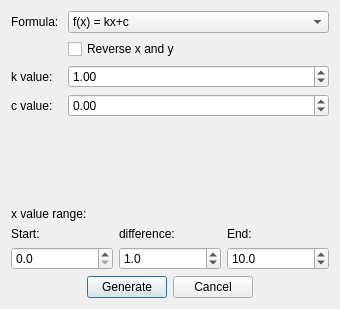
<?xml version="1.0" encoding="UTF-8"?>
<ui version="4.0">
 <class>Dialog</class>
 <widget class="QDialog" name="Dialog">
  <property name="geometry">
   <rect>
    <x>0</x>
    <y>0</y>
    <width>340</width>
    <height>309</height>
   </rect>
  </property>
  <property name="minimumSize">
   <size>
    <width>340</width>
    <height>309</height>
   </size>
  </property>
  <property name="maximumSize">
   <size>
    <width>340</width>
    <height>309</height>
   </size>
  </property>
  <property name="windowTitle">
   <string>Formula ...</string>
  </property>
  <property name="windowIcon">
   <iconset resource="../../../icons.qrc">
    <normaloff>:/icons/PathSolving.png</normaloff>:/icons/PathSolving.png</iconset>
  </property>
  <property name="modal">
   <bool>true</bool>
  </property>
  <layout class="QVBoxLayout" name="verticalLayout_4">
   <item>
    <layout class="QFormLayout" name="formLayout">
     <item row="0" column="1">
      <widget class="QComboBox" name="formula">
       <item>
        <property name="text">
         <string>f(x) = kx+c</string>
        </property>
       </item>
       <item>
        <property name="text">
         <string>f(x) = kx²+c</string>
        </property>
       </item>
       <item>
        <property name="text">
         <string>f(x) = kcos(xπ/180)+c</string>
        </property>
       </item>
       <item>
        <property name="text">
         <string>f(x) = ksin(xπ/180)+c</string>
        </property>
       </item>
      </widget>
     </item>
     <item row="0" column="0">
      <widget class="QLabel" name="label_4">
       <property name="text">
        <string>Formula: </string>
       </property>
      </widget>
     </item>
     <item row="2" column="0">
      <widget class="QLabel" name="label_6">
       <property name="text">
        <string>k value: </string>
       </property>
      </widget>
     </item>
     <item row="2" column="1">
      <widget class="QDoubleSpinBox" name="coefficientValue">
       <property name="minimum">
        <double>-10000.000000000000000</double>
       </property>
       <property name="maximum">
        <double>10000.000000000000000</double>
       </property>
       <property name="value">
        <double>1.000000000000000</double>
       </property>
      </widget>
     </item>
     <item row="3" column="0">
      <widget class="QLabel" name="label_7">
       <property name="text">
        <string>c value: </string>
       </property>
      </widget>
     </item>
     <item row="3" column="1">
      <widget class="QDoubleSpinBox" name="constant">
       <property name="minimum">
        <double>-10000.000000000000000</double>
       </property>
       <property name="maximum">
        <double>10000.000000000000000</double>
       </property>
      </widget>
     </item>
     <item row="1" column="1">
      <widget class="QCheckBox" name="reverseX">
       <property name="text">
        <string>Reverse x and y</string>
       </property>
      </widget>
     </item>
    </layout>
   </item>
   <item>
    <spacer name="verticalSpacer">
     <property name="orientation">
      <enum>Qt::Vertical</enum>
     </property>
     <property name="sizeHint" stdset="0">
      <size>
       <width>20</width>
       <height>0</height>
      </size>
     </property>
    </spacer>
   </item>
   <item>
    <widget class="QLabel" name="label_5">
     <property name="text">
      <string>x value range:</string>
     </property>
    </widget>
   </item>
   <item>
    <layout class="QHBoxLayout" name="horizontalLayout">
     <item>
      <layout class="QVBoxLayout" name="verticalLayout">
       <item>
        <widget class="QLabel" name="label">
         <property name="text">
          <string>Start:</string>
         </property>
        </widget>
       </item>
       <item>
        <widget class="QDoubleSpinBox" name="startNum">
         <property name="decimals">
          <number>1</number>
         </property>
        </widget>
       </item>
      </layout>
     </item>
     <item>
      <layout class="QVBoxLayout" name="verticalLayout_2">
       <item>
        <widget class="QLabel" name="label_2">
         <property name="text">
          <string>difference:</string>
         </property>
        </widget>
       </item>
       <item>
        <widget class="QDoubleSpinBox" name="diffNum">
         <property name="decimals">
          <number>1</number>
         </property>
         <property name="minimum">
          <double>0.100000000000000</double>
         </property>
         <property name="value">
          <double>1.000000000000000</double>
         </property>
        </widget>
       </item>
      </layout>
     </item>
     <item>
      <layout class="QVBoxLayout" name="verticalLayout_3">
       <item>
        <widget class="QLabel" name="label_3">
         <property name="text">
          <string>End:</string>
         </property>
        </widget>
       </item>
       <item>
        <widget class="QDoubleSpinBox" name="endNum">
         <property name="decimals">
          <number>1</number>
         </property>
         <property name="maximum">
          <double>1000.000000000000000</double>
         </property>
         <property name="value">
          <double>10.000000000000000</double>
         </property>
        </widget>
       </item>
      </layout>
     </item>
    </layout>
   </item>
   <item>
    <layout class="QHBoxLayout" name="horizontalLayout_2">
     <item>
      <spacer name="horizontalSpacer">
       <property name="orientation">
        <enum>Qt::Horizontal</enum>
       </property>
       <property name="sizeHint" stdset="0">
        <size>
         <width>40</width>
         <height>20</height>
        </size>
       </property>
      </spacer>
     </item>
     <item>
      <widget class="QPushButton" name="generateButton">
       <property name="text">
        <string>Generate</string>
       </property>
      </widget>
     </item>
     <item>
      <widget class="QDialogButtonBox" name="buttonBox">
       <property name="standardButtons">
        <set>QDialogButtonBox::Cancel</set>
       </property>
      </widget>
     </item>
     <item>
      <spacer name="horizontalSpacer_2">
       <property name="orientation">
        <enum>Qt::Horizontal</enum>
       </property>
       <property name="sizeHint" stdset="0">
        <size>
         <width>40</width>
         <height>20</height>
        </size>
       </property>
      </spacer>
     </item>
    </layout>
   </item>
  </layout>
 </widget>
 <resources>
  <include location="../../../icons.qrc"/>
 </resources>
 <connections>
  <connection>
   <sender>buttonBox</sender>
   <signal>rejected()</signal>
   <receiver>Dialog</receiver>
   <slot>reject()</slot>
   <hints>
    <hint type="sourcelabel">
     <x>172</x>
     <y>118</y>
    </hint>
    <hint type="destinationlabel">
     <x>129</x>
     <y>70</y>
    </hint>
   </hints>
  </connection>
  <connection>
   <sender>generateButton</sender>
   <signal>clicked()</signal>
   <receiver>Dialog</receiver>
   <slot>accept()</slot>
   <hints>
    <hint type="sourcelabel">
     <x>126</x>
     <y>284</y>
    </hint>
    <hint type="destinationlabel">
     <x>169</x>
     <y>154</y>
    </hint>
   </hints>
  </connection>
 </connections>
</ui>
